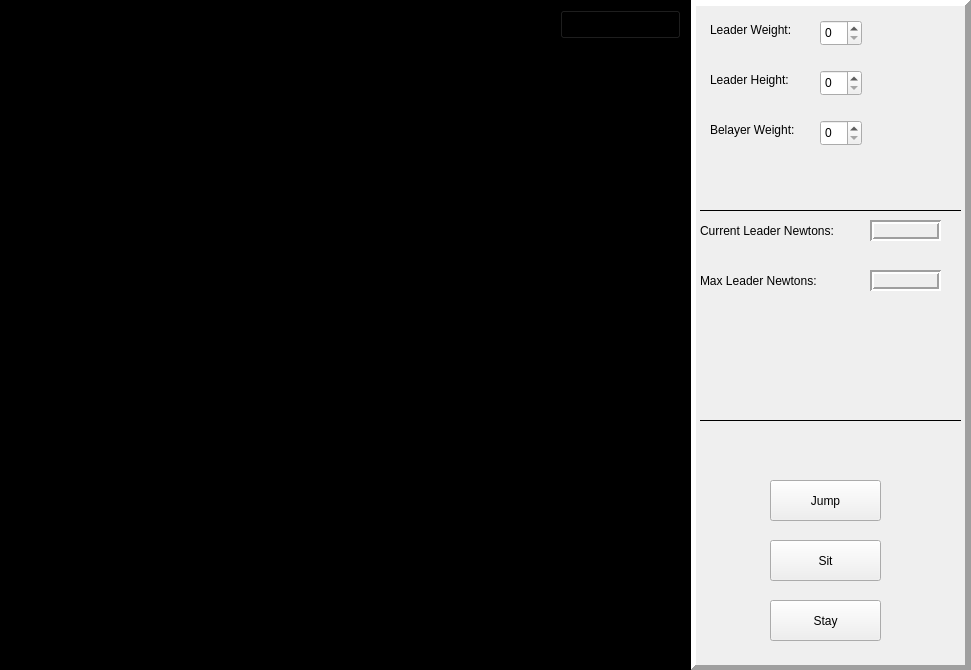
<?xml version="1.0" encoding="UTF-8"?>
<ui version="4.0">
 <class>CourseModeWindow</class>
 <widget class="QWidget" name="CourseModeWindow">
  <property name="geometry">
   <rect>
    <x>0</x>
    <y>0</y>
    <width>971</width>
    <height>670</height>
   </rect>
  </property>
  <property name="windowTitle">
   <string>Form</string>
  </property>
  <widget class="QFrame" name="variablesAndStatsFrame">
   <property name="geometry">
    <rect>
     <x>690</x>
     <y>0</y>
     <width>281</width>
     <height>671</height>
    </rect>
   </property>
   <property name="styleSheet">
    <string notr="true">border-left-color: rgb(0, 0, 0);</string>
   </property>
   <property name="frameShape">
    <enum>QFrame::Panel</enum>
   </property>
   <property name="frameShadow">
    <enum>QFrame::Raised</enum>
   </property>
   <property name="lineWidth">
    <number>6</number>
   </property>
   <widget class="QLabel" name="leaderWeightTextLabel">
    <property name="geometry">
     <rect>
      <x>20</x>
      <y>20</y>
      <width>101</width>
      <height>20</height>
     </rect>
    </property>
    <property name="text">
     <string>&lt;html&gt;&lt;head/&gt;&lt;body&gt;&lt;p&gt;Leader Weight:&lt;/p&gt;&lt;/body&gt;&lt;/html&gt;</string>
    </property>
   </widget>
   <widget class="QLabel" name="belayerWeightTextLabel">
    <property name="geometry">
     <rect>
      <x>20</x>
      <y>120</y>
      <width>111</width>
      <height>20</height>
     </rect>
    </property>
    <property name="text">
     <string>Belayer Weight:</string>
    </property>
   </widget>
   <widget class="QSpinBox" name="leaderWeightValueSpinbox">
    <property name="geometry">
     <rect>
      <x>130</x>
      <y>20</y>
      <width>42</width>
      <height>26</height>
     </rect>
    </property>
    <property name="readOnly">
     <bool>false</bool>
    </property>
   </widget>
   <widget class="QSpinBox" name="belayerWeightValueSpinbox">
    <property name="geometry">
     <rect>
      <x>130</x>
      <y>120</y>
      <width>42</width>
      <height>26</height>
     </rect>
    </property>
    <property name="readOnly">
     <bool>false</bool>
    </property>
   </widget>
   <widget class="QPushButton" name="stayButton">
    <property name="geometry">
     <rect>
      <x>80</x>
      <y>600</y>
      <width>111</width>
      <height>41</height>
     </rect>
    </property>
    <property name="text">
     <string>Stay</string>
    </property>
   </widget>
   <widget class="QPushButton" name="sitButton">
    <property name="geometry">
     <rect>
      <x>80</x>
      <y>540</y>
      <width>111</width>
      <height>41</height>
     </rect>
    </property>
    <property name="text">
     <string>Sit</string>
    </property>
   </widget>
   <widget class="QPushButton" name="jumpButton">
    <property name="geometry">
     <rect>
      <x>80</x>
      <y>480</y>
      <width>111</width>
      <height>41</height>
     </rect>
    </property>
    <property name="text">
     <string>Jump</string>
    </property>
   </widget>
   <widget class="QLabel" name="maxLeaderNewtonsTextLabel">
    <property name="geometry">
     <rect>
      <x>10</x>
      <y>270</y>
      <width>171</width>
      <height>21</height>
     </rect>
    </property>
    <property name="frameShape">
     <enum>QFrame::NoFrame</enum>
    </property>
    <property name="frameShadow">
     <enum>QFrame::Plain</enum>
    </property>
    <property name="text">
     <string>Max Leader Newtons:</string>
    </property>
   </widget>
   <widget class="QLabel" name="maxLeaderNewtonsOutputLabel">
    <property name="geometry">
     <rect>
      <x>180</x>
      <y>270</y>
      <width>71</width>
      <height>21</height>
     </rect>
    </property>
    <property name="frameShape">
     <enum>QFrame::Box</enum>
    </property>
    <property name="frameShadow">
     <enum>QFrame::Sunken</enum>
    </property>
    <property name="lineWidth">
     <number>2</number>
    </property>
    <property name="text">
     <string/>
    </property>
   </widget>
   <widget class="QLabel" name="currentLeaderNewtonsTextLabel">
    <property name="geometry">
     <rect>
      <x>10</x>
      <y>220</y>
      <width>171</width>
      <height>21</height>
     </rect>
    </property>
    <property name="frameShape">
     <enum>QFrame::NoFrame</enum>
    </property>
    <property name="frameShadow">
     <enum>QFrame::Plain</enum>
    </property>
    <property name="text">
     <string>Current Leader Newtons:</string>
    </property>
   </widget>
   <widget class="QLabel" name="currentLeaderNewtonsOutputLabel">
    <property name="geometry">
     <rect>
      <x>180</x>
      <y>220</y>
      <width>71</width>
      <height>21</height>
     </rect>
    </property>
    <property name="frameShape">
     <enum>QFrame::Box</enum>
    </property>
    <property name="frameShadow">
     <enum>QFrame::Sunken</enum>
    </property>
    <property name="lineWidth">
     <number>2</number>
    </property>
    <property name="text">
     <string/>
    </property>
   </widget>
   <widget class="Line" name="line">
    <property name="geometry">
     <rect>
      <x>10</x>
      <y>200</y>
      <width>261</width>
      <height>20</height>
     </rect>
    </property>
    <property name="frameShadow">
     <enum>QFrame::Plain</enum>
    </property>
    <property name="orientation">
     <enum>Qt::Horizontal</enum>
    </property>
   </widget>
   <widget class="Line" name="line_2">
    <property name="geometry">
     <rect>
      <x>10</x>
      <y>410</y>
      <width>261</width>
      <height>20</height>
     </rect>
    </property>
    <property name="frameShadow">
     <enum>QFrame::Plain</enum>
    </property>
    <property name="orientation">
     <enum>Qt::Horizontal</enum>
    </property>
   </widget>
   <widget class="QLabel" name="leaderHeightTextLabel">
    <property name="geometry">
     <rect>
      <x>20</x>
      <y>70</y>
      <width>101</width>
      <height>20</height>
     </rect>
    </property>
    <property name="text">
     <string>Leader Height:</string>
    </property>
   </widget>
   <widget class="QSpinBox" name="leaderHeightValueSpinbox">
    <property name="geometry">
     <rect>
      <x>130</x>
      <y>70</y>
      <width>42</width>
      <height>26</height>
     </rect>
    </property>
   </widget>
  </widget>
  <widget class="QFrame" name="simulationFrame">
   <property name="geometry">
    <rect>
     <x>0</x>
     <y>0</y>
     <width>691</width>
     <height>671</height>
    </rect>
   </property>
   <property name="styleSheet">
    <string notr="true">background-color: rgb(0, 0, 0);</string>
   </property>
   <property name="frameShape">
    <enum>QFrame::StyledPanel</enum>
   </property>
   <property name="frameShadow">
    <enum>QFrame::Raised</enum>
   </property>
   <widget class="QPushButton" name="mainMenuButton">
    <property name="geometry">
     <rect>
      <x>560</x>
      <y>10</y>
      <width>121</width>
      <height>29</height>
     </rect>
    </property>
    <property name="styleSheet">
     <string notr="true"/>
    </property>
    <property name="text">
     <string>Return to Menu</string>
    </property>
   </widget>
  </widget>
 </widget>
 <resources/>
 <connections/>
</ui>
